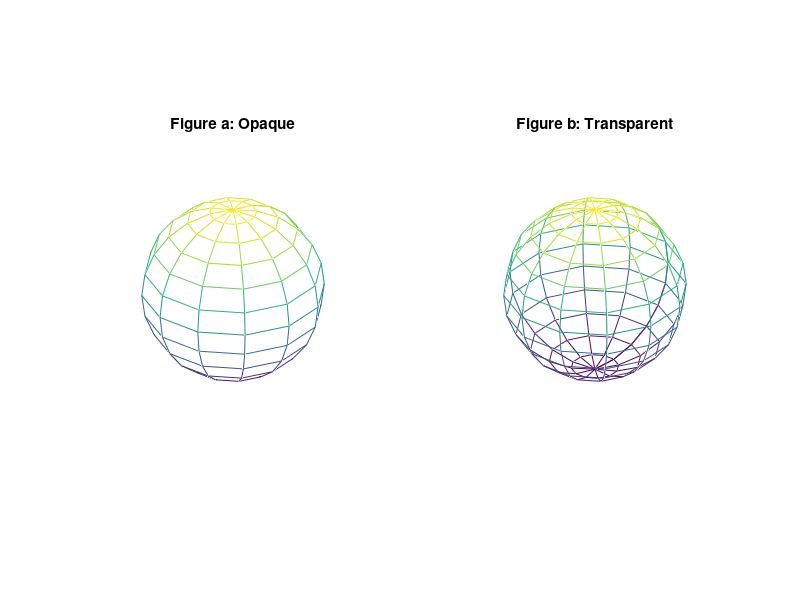
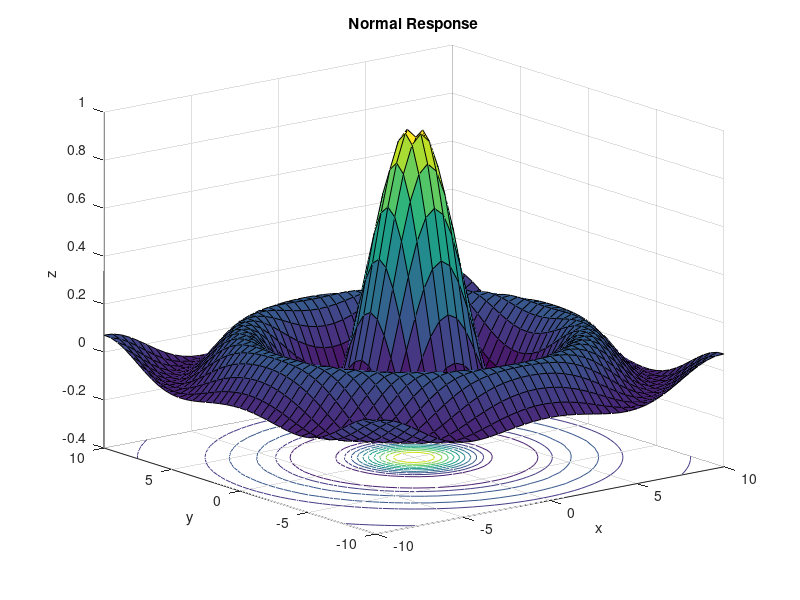

The MATLAB source for these figures, in order:
%%
t = (0:0.05:9*pi);
x = 2*sin(t);
y = 3*cos(t);

plot3(x, y, t, 'b*');
grid on;
xlabel('X');
ylabel('Z');
zlabel('Z');
title('Пространственная спираль');

%%
t = -10*pi:pi/250:10*pi;
x = (cos(2*t).^2).*sin(t);
y = (sin(2*t).^2).*cos(t);

comet3(x,y,t);

%%
[X, Y, Z] = sphere(12);

subplot(1,2,1);
mesh(X, Y, Z);
title('Figure a: Opaque');
hidden on;
axis square off;
subplot(1,2,2);
mesh(X, Y, Z);
title('Figure b: Transparent');
hidden off;
axis square off;

%%
y = (-10:0.5:10);
x = (-10:0.5:10);

[X, Y] = meshgrid(x,y);

Z = sin(sqrt(X.^2+Y.^2))./sqrt(X.^2+Y.^2);

figure
surfc(X, Y, Z);

view(-38, 18);

title('Normal Response');
xlabel('x');
ylabel('y');
zlabel('z');
